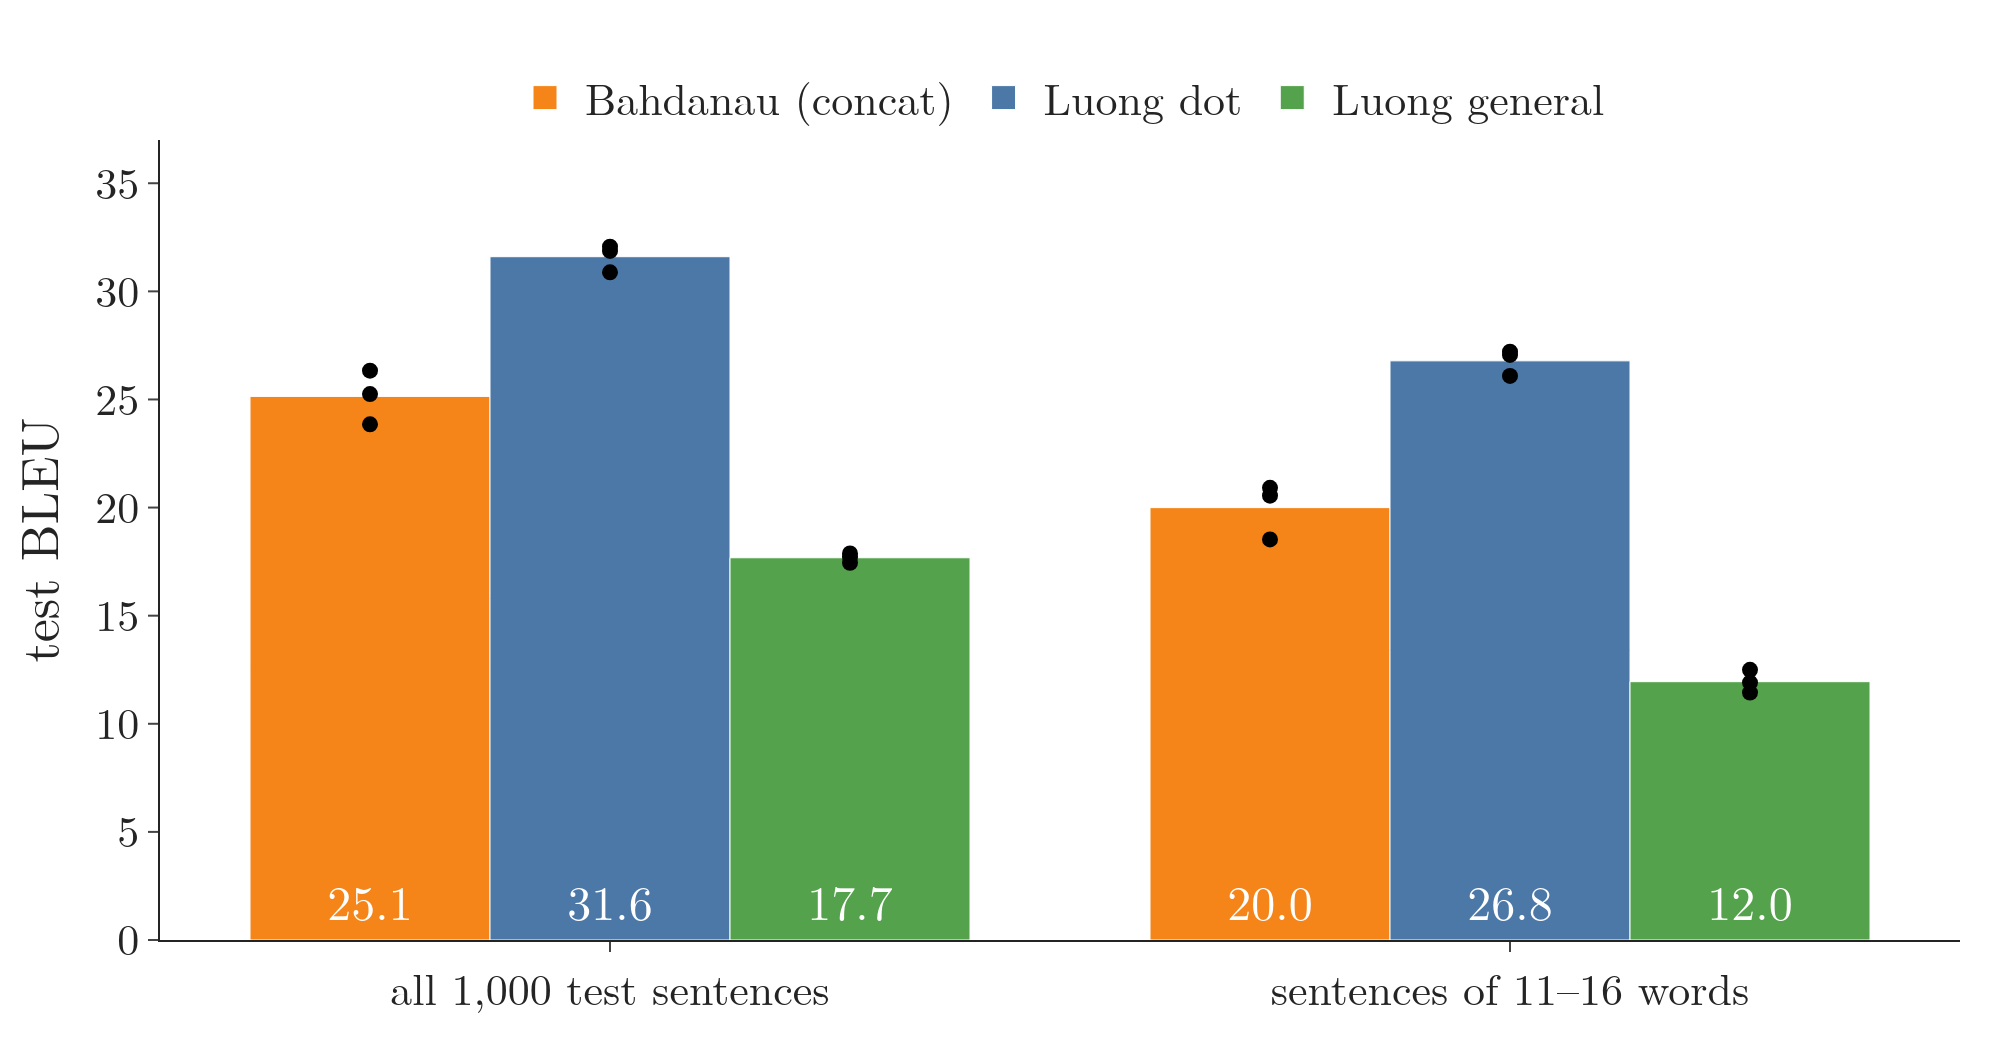

This chart was generated by the following Python code:
"""Section 6.2: test BLEU of the three trained attention models, all 1,000 test sentences and the long ones
(11-16 words). Bars: mean of 3 runs; dots: the single runs. From data/comparison.csv (the Notebook).
Run: python bleu_compare.py  -> bleu_compare.png (Plotly grouped bars with run dots)"""
from pathlib import Path

import pandas as pd
import plotly.graph_objects as go

from common import BLUE, GREEN, ORANGE

HERE = Path(__file__).parent
d = pd.read_csv(HERE.parent / "data" / "comparison.csv")
m = d.groupby("model", sort=False)[["bleu_all", "bleu_11plus"]].mean()
import numpy as np
assert np.allclose(m.bleu_all, [25.1, 31.6, 17.7], atol=0.06) and np.allclose(m.bleu_11plus, [20.0, 26.8, 12.0], atol=0.06)  # the Note's table
COL = {"Bahdanau (concat)": ORANGE, "Luong dot": BLUE, "Luong general": GREEN}
groups = {"bleu_all": "all 1,000 test sentences", "bleu_11plus": "sentences of 11–16 words"}

fig = go.Figure()
for model, c in COL.items():
    fig.add_trace(go.Bar(x=list(groups.values()), y=[m.loc[model, k] for k in groups], name=model, marker_color=c,
                         text=[f"{round(m.loc[model, k], 2) + 1e-6:.1f}" for k in groups], textposition="inside", insidetextanchor="start",
                         textfont=dict(color="white", size=24), offsetgroup=model))
fig.update_layout(template="simple_white", barmode="group", width=1000, height=520,
                  font=dict(family="Latin Modern Roman", size=22), yaxis=dict(title="test BLEU", range=[0, 37]),
                  legend=dict(orientation="h", x=0.5, xanchor="center", y=1.0, yanchor="bottom"),
                  margin=dict(l=80, r=20, t=70, b=50))
for model, c in COL.items():                     # single runs as dots over each bar
    r = d[d.model == model]
    for k, g in groups.items():
        fig.add_trace(go.Scatter(x=[g] * len(r), y=r[k], mode="markers", offsetgroup=model, showlegend=False,
                                 marker=dict(color="black", size=8)))
fig.update_layout(scattermode="group")

if __name__ == "__main__":
    fig.write_image(HERE / "bleu_compare.png", scale=2)
